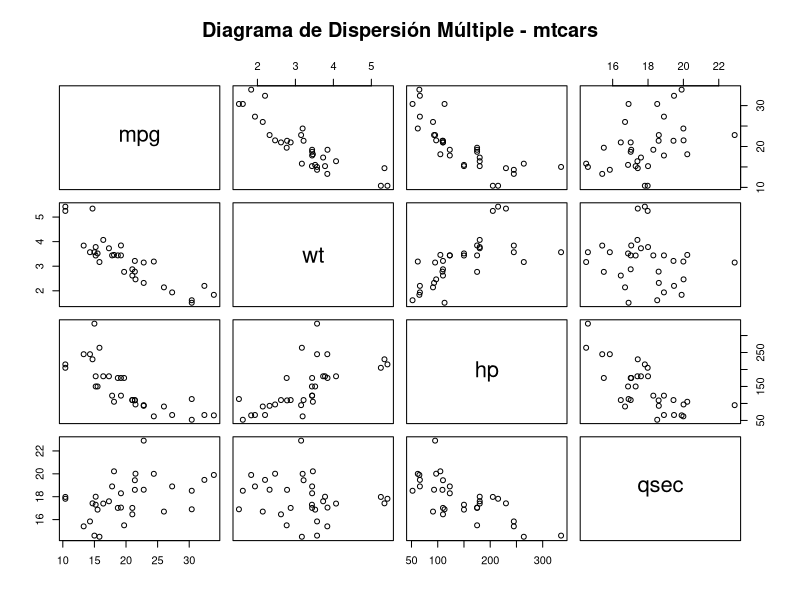

Write R code to recreate this figure.
# ==============================================================================
# PROCESAMIENTO DE DATOS - ACTIVIDAD SEMANA 8
# Alumno: Martín Ozuna
# ==============================================================================

# 1. Preparación del Dataset Propio (Al menos 4 variables)
# Usaremos el dataset nativo 'mtcars' seleccionando 4 variables continuas de interés:
# mpg (Millas por galón - Variable de estudio / dependiente)
# wt  (Peso del vehículo en miles de libras)
# hp  (Caballos de fuerza)
# qsec (Tiempo en recorrer 1/4 de milla)

dataset_propio <- mtcars[, c("mpg", "wt", "hp", "qsec")]

print("--- ESTRUCTURA DEL DATASET SELECCIONADO ---")
print(head(dataset_propio))


# ==============================================================================
# 2. Estudio de Correlación y Aplicación de Modelos Lineales Simples
# ==============================================================================

# Analizamos visual y analíticamente las relaciones (Réplica del método en la teoría)
print("--- MATRIZ DE CORRELACIÓN ---")
matriz_cor <- cor(dataset_propio)
print(round(matriz_cor, 4))

# Gráfico de dispersión múltiple para el informe visual
pairs(dataset_propio, main = "Diagrama de Dispersión Múltiple - mtcars")

# Aplicamos regresión lineal simple analizando los predictores por separado
# Modelo A: mpg en función del Peso (wt)
reg_simple_wt <- lm(mpg ~ wt, data = dataset_propio)
print("--- RESUMEN MODELO SIMPLE: mpg ~ wt ---")
print(summary(reg_simple_wt))

# Modelo B: mpg en función de los Caballos de fuerza (hp)
reg_simple_hp <- lm(mpg ~ hp, data = dataset_propio)
print("--- RESUMEN MODELO SIMPLE: mpg ~ hp ---")
print(summary(reg_simple_hp))


# ==============================================================================
# 3. Modelos de Regresión Múltiple (Comparación de Combinaciones)
# ==============================================================================

# Modelo Múltiple 1: Explicar mpg usando wt (Peso) y hp (Caballos de fuerza)
modelo_mult1 <- lm(mpg ~ wt + hp, data = dataset_propio)
print("--- RESUMEN MODELO MÚLTIPLE 1: mpg ~ wt + hp ---")
print(summary(modelo_mult1))

# Modelo Múltiple 2: Explicar mpg usando todas las variables (wt, hp, qsec)
modelo_mult2 <- lm(mpg ~ wt + hp + qsec, data = dataset_propio)
print("--- RESUMEN MODELO MÚLTIPLE 2: mpg ~ wt + hp + qsec ---")
print(summary(modelo_mult2))


# ==============================================================================
# 4. Selección Automatizada de Variables (Investigación Aplicada)
# ==============================================================================
print("--- SELECCIÓN AUTOMÁTICA USANDO STEPWISE BACKWARD (CRITERIO AIC) ---")
# Iniciamos con el modelo completo y removemos variables bajo el enfoque Backward
modelo_completo <- lm(mpg ~ wt + hp + qsec, data = dataset_propio)
modelo_optimo <- step(modelo_completo, direction = "backward")

print("--- RESUMEN DEL MODELO OPTIMIZADO FINAL ---")
print(summary(modelo_optimo))
